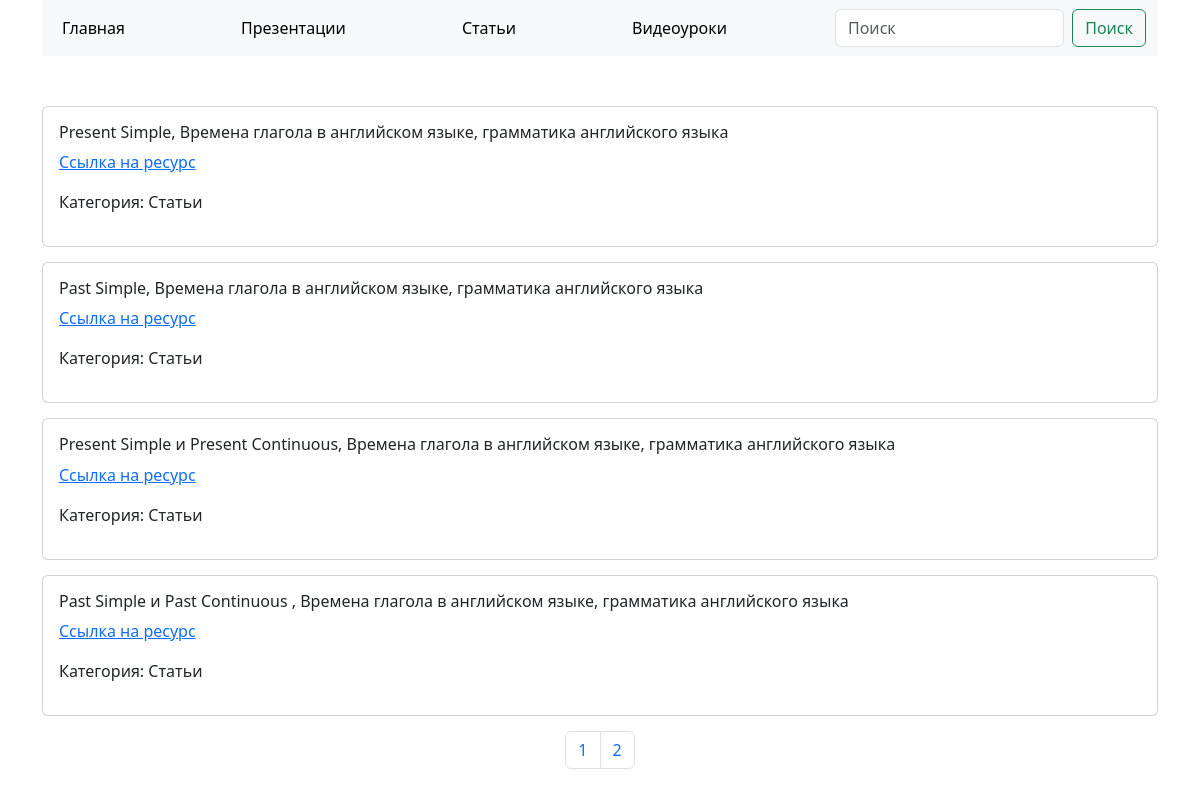
Page /category/stati/ on the committed database.
### education/models.py (models this page shows, shortened)
class Category(models.Model):
    title = models.CharField(max_length=255)
    slug = models.CharField(max_length=255, unique=True)

class EducationsLinks(models.Model):
    title = models.CharField(max_length=255, db_index=True, verbose_name='Заголовок')
    link = models.CharField(max_length=255, db_index=True, verbose_name='Ссылка')
    cat = models.ForeignKey('Category', on_delete=models.PROTECT, verbose_name='Категория')

### education/views.py (the view)
# urls.py: path('category/<slug:cat_slug>/', views.ShowCategory.as_view(), name='show_category'),
class ShowCategory(DataMixin, ListView):
    model = EducationsLinks
    template_name = 'education/show_category.html'
    paginate_by = 4
    title_page = 'Категории'
    category = Category.objects.all()
    def get_queryset(self):
        return EducationsLinks.objects.filter(cat__slug=self.kwargs['cat_slug'])

### education/templates/education/show_category.html
{% extends 'base.html' %}
{% load static %}
{% block content %}
{% for post in page_obj %}
<div class="card card-div">
    <div class="card-body">
        <h6>{{ post.title }}</h6>
        <p><a href="{{ post.link }}">Ссылка на ресурс</a></p>
        <p>Категория: {{ post.cat.title }}</p>
    </div>
</div>
{% endfor %}
{% endblock %}
{% block navigate %}
{% if page_obj.has_other_pages %}
<nav aria-label="Page navigation example">
    <ul class="pagination">
    {% for p in paginator.page_range %}
        {% if p >= page_obj.number|add:-1 and p <= page_obj.number|add:1 %}
        <li class="page-item"><a class="page-link" href="?page={{ p }}">{{ p }}</a></li>
        {% endif %}
    {% endfor %}
    </ul>
</nav>
{% endif %}
{% endblock %}

### templates/base.html (shortened to what this page needs)
{% load static %}
<!DOCTYPE html>
<html lang="en">
<head>
    <link rel="stylesheet" href="{% static 'education/css/bootstrap.min.css' %}">
    <link rel="stylesheet" href="{% static 'education/css/style.css' %}">
</head>
<body>
    <header class="header container">
        <nav class="navbar navbar-expand-lg bg-body-tertiary">
            <div class="container-fluid">
              <div class="collapse navbar-collapse" id="navbarSupportedContent">
                <ul class="navbar-nav me-auto mb-2 mb-lg-0">
                  <li class="nav-item">
                    <a class="nav-link active menu_item" aria-current="page" href="{% url 'main_page' %}">Главная</a>
                  </li>
                  {% for cat in category %}
                  <li class="nav-item">
                    <a class="nav-link active menu_item" href="{% url 'show_category' cat.slug %}">{{ cat.title }}</a>
                  </li>
                  {% endfor %}
                </ul>
                <form class="d-flex" role="search" action="{% url 'search' %}" method="get">
                  <input class="form-control me-2" type="search" placeholder="Поиск" aria-label="Поиск" name="search">
                  <button class="btn btn-outline-success" type="submit">Поиск</button>
                </form>
              </div>
            </div>
          </nav>
    </header>
    <div class="container">
        {% block content %}
        {% endblock %}
    </div>
    <div class="container paginator">
    {% block navigate %}
    {% endblock %}
    </div>
</body>
</html>

### education/static/education/css/style.css (style rules this page uses)
.menu_item { margin-right: 100px; }
.header { margin-bottom: 50px; }
.card-div { margin-bottom: 15px; }
.paginator { display: flex; justify-content: center; }

### rows in the picture
Category: title "Презентации"
Category: title "Статьи"
Category: title "Видеоуроки"
EducationsLinks: title "Present Simple, Времена глагола в английском языке, грамматика английского языка", cat "Статьи"
EducationsLinks: title "Past Simple, Времена глагола в английском языке, грамматика английского языка", cat "Статьи"
EducationsLinks: title "Present Simple и Present Continuous, Времена глагола в английском языке, грамматика английского языка", cat "Статьи"
EducationsLinks: title "Past Simple и Past Continuous , Времена глагола в английском языке, грамматика английского языка", cat "Статьи"

### other values in the picture
{{ p }} "1" "2"
